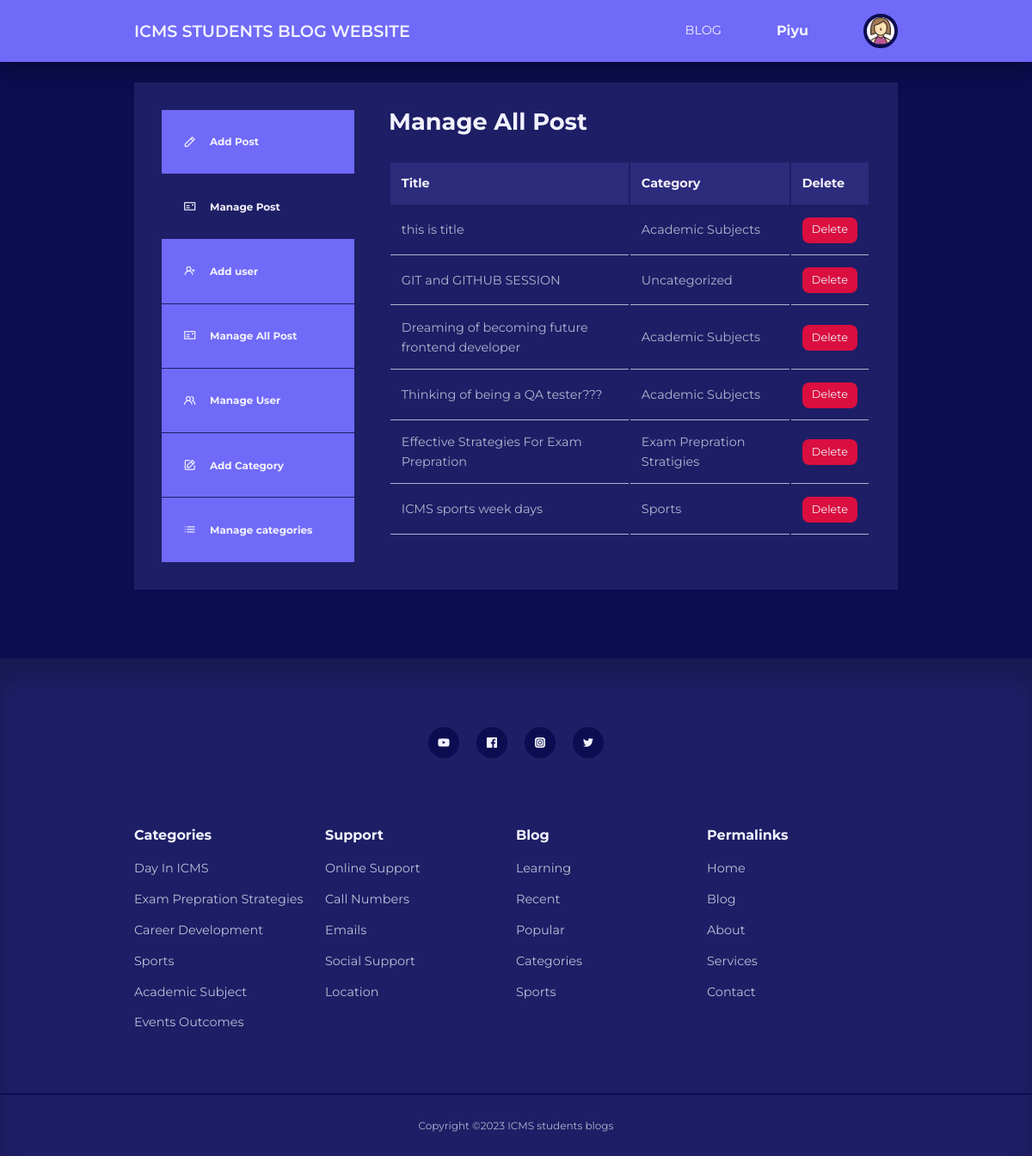
Screenshot of /admin/manageAllPost.php (signed in) with the database file from the repository.
### tables this page shows
CREATE TABLE `users` (
  `id` int(11) UNSIGNED NOT NULL,
  `firstname` varchar(50) NOT NULL,
  `lastname` varchar(50) NOT NULL,
  `username` varchar(50) NOT NULL,
  `email` varchar(100) NOT NULL,
  `password` varchar(255) NOT NULL,
  `avatar` varchar(255) NOT NULL,
  `is_admin` tinyint(1) NOT NULL
);

CREATE TABLE `posts` (
  `id` int(11) UNSIGNED NOT NULL,
  `title` varchar(255) NOT NULL,
  `body` text NOT NULL,
  `thumbnail` varchar(255) NOT NULL,
  `date_time` timestamp NOT NULL DEFAULT current_timestamp(),
  `category_id` int(11) UNSIGNED DEFAULT NULL,
  `author_id` int(11) UNSIGNED NOT NULL,
  `is_featured` tinyint(1) NOT NULL
);

CREATE TABLE `categories` (
  `id` int(11) UNSIGNED NOT NULL,
  `title` varchar(50) NOT NULL,
  `description` text NOT NULL
);

### admin/partials/header.php (called while the page is built, shortened)
<?php
require '../partials/header.php';

### admin/manageAllPost.php (the view, shortened to what this page needs)
<?php
include 'partials/header.php';
$query = "SELECT * FROM posts ORDER BY id DESC";
$posts = mysqli_query($connection, $query);
?>
<section class="dashboard">
    <div class="container dashboard__container">
        <aside>
            <ul>
                <li><a href="add-post.php"><i class="uil uil-pen"></i>
                        <h5>Add Post</h5>
                    </a>
                </li>
                <li>
                    <a href="index.php" class="active"><i class="uil uil-postcard"></i>
                        <h5>Manage Post</h5>
                    </a>
                </li>
                <?php if (isset($_SESSION['user_is_admin'])) : ?>
                    <li><a href="add-user.php"><i class="uil uil-user-plus"></i>
                            <h5>Add user</h5>
                        </a>
                    </li>
                    <li><a href="manageAllPost.php"><i class="uil uil-postcard"></i>
                            <h5>Manage All Post</h5>
                        </a>
                    </li>
                    <li>
                        <a href="manage-users.php"><i class="uil uil-users-alt"></i>
                            <h5>Manage User</h5>
                        </a>
                    </li>
                    <li>
                        <a href="add-category.php"><i class="uil uil-edit"></i>
                            <h5>Add Category</h5>
                        </a>
                    </li>
                    <li>
                        <a href="manage-categories.php"><i class="uil uil-list-ul"></i>
                            <h5>Manage categories</h5>
                        </a>
                    </li>
                <?php endif ?>
            </ul>
        </aside>
        <main>
            <h2>Manage All Post</h2>
            <?php if (mysqli_num_rows($posts) > 0) : ?>
                <table>
                    <thead>
                        <tr>
                            <th>Title</th>
                            <th>Category</th>
                            <th>Delete</th>
                        </tr>
                    </thead>
                    <tbody>
                        <?php while ($post = mysqli_fetch_assoc($posts)) : ?>
                            <?php
                            $category_id = $post['category_id'];
                            $category_query = "SELECT title FROM categories WHERE id=$category_id";
                            $category_result = mysqli_query($connection, $category_query);
                            $category = mysqli_fetch_assoc($category_result);
                            ?>
                            <tr>
                                <td><?= $post['title'] ?></td>
                                <td><?= $category['title'] ?></td>
                                <td><a href="<?= ROOT_URL ?>admin/delete-post.php?id=<?= $post['id'] ?>" class="btn sm danger">Delete</a></td>
                            </tr>
                        <?php endwhile ?>
                    </tbody>
                </table>
            <?php else : ?>
                <div class="alert__message error"><?= "No posts found" ?></div>
            <?php endif ?>
        </main>
    </div>
</section>
<?php
include '../partials/footer.php';
?>

### partials/header.php (shortened to what this page needs)
<?php
require 'config/database.php';
if (isset($_SESSION['user_id'])) {
    $id = filter_var($_SESSION['user_id'], FILTER_SANITIZE_NUMBER_INT);
    $query = "SELECT avatar FROM users WHERE id=$id";
    $result = mysqli_query($connection, $query);
    $avatar = mysqli_fetch_assoc($result);
}
?>
<!DOCTYPE html>
<html>
<head>
    <link rel="stylesheet" href="<?= ROOT_URL ?>css/style.css">
    <link rel="stylesheet" href="https://unicons.iconscout.com/release/v4.0.0/css/line.css">
</head>
<body>
    <nav>
        <div class="container nav__container">
            <a href="<?= ROOT_URL ?>" class="nav__logo">ICMS STUDENTS BLOG WEBSITE</a>
            <ul class="nav__items">
                <li><a href="<?= ROOT_URL ?>blog.php">BLOG</a></li>
                <?php
                if (isset($_SESSION['user_id'])) {
                    $users = mysqli_query($connection, "SELECT * FROM users WHERE id = $id");
                    while ($user = mysqli_fetch_array($users))
                        if (isset($_SESSION['user_id'])) { ?>
                        <h4><?php echo $user["username"]; ?></h4>
                        <li class="nav__profile">
                            <div class="avatar">
                                <img class="" width="99%" src="<?= ROOT_URL . 'images/' . $avatar['avatar'] ?>">
                            </div>
                        </li>
                    <?php } else { ?>
                        <li><a href="<?= ROOT_URL ?>signin.php">SIGN IN</a></li>
                <?php }
                } else {
                    echo '<li><a href="signin.php">SIGN IN</a></li>';
                }
                ?>
            </ul>
        </div>
    </nav>

### css/style.css (style rules this page uses)
:root { --color-primary: #6f6af8; --color-primary-light: hsl(242, 91%, 69%, 18%); --color-primary-variant: #5854c7; --color-red: #da0f3f; --color-red-light: hsl(346, 87%, 46%, 15%); --color-green: #00c476; --color-green-light: hsl(156, 100%, 38%, 15%); --color-gray-900: #1e1e66; --color-gray-700: #2d2b7c; --color-gray-300: rgba(112, 50, 194, 0.87); --color-gray-200: rgba(242, 242, 254, 0.7); --color-white: #f2f2fe; --color-bg: #0c0c50; --transition: all 300ms ease; --container-width-lg: 74%; --container-width-md: 88%; --form-width: 40%; --card-border-radius-1: 0.3rem; --card-border-radius-2: 0.5rem; --card-border-radius-3: 0.8rem; --card-border-radius-4: 2rem; --card-border-radius-5: 5rem; }
* { margin: 0; padding: 0; outline: 0; border: 0; appearance: 0; list-style: none; text-decoration: none; box-sizing: border-box; }
body { font-family: 'Montserrat', sans-serif; line-height: 1.6; color: var(--color-gray-200); overflow-x: hidden; background: var(--color-bg); font-size: 0.9rem; }
.container { width: var(--container-width-lg); max-width: 1800px; margin-inline: auto; }
section { margin-top: 3rem; width: 100vw; }
h1, h2, h3, h4, h5 { color: var(--color-white); line-height: 1.3; }
h2 { font-size: 1.7rem; margin: 1rem 0; }
h4 { font-size: 1rem; }
a { color: var(--color-white); transition: var(--transition); }
nav { background: var(--color-primary); width: 100vw; height: 4.5rem; position: fixed; top: 0; z-index: 10; box-shadow: 0 1rem 1rem rgba(0, 0, 0, 0.2); }
.nav__container { height: 100%; display: flex; align-items: center; justify-content: space-between; }
.avatar { width: 2.5rem; height: 2.5rem; border-radius: 50%; overflow: hidden; border: 0.3rem solid var(--color-bg); }
.nav__logo { font-weight: 600; font-size: 1.2rem; }
.nav__items { display: flex; align-items: center; gap: 4rem; }
.nav__profile { position: relative; cursor: pointer; }
.btn { display: inline-block; width: fit-content; padding: 0.6rem 1.2rem; background-color: var(--color-primary); border-radius: var(--card-border-radius-2); cursor: pointer; transition: var(--transition); color: var(--color-white); }
.btn.sm { padding: 0.3rem 0.7rem; font-size: 0.8rem; }
.btn.danger { background: var(--color-red); }
.dashboard { margin-top: 6rem; }
.dashboard__container { display: grid; grid-template-columns: 14rem auto; gap: 1rem; background: var(--color-gray-900); padding: 2rem; margin-bottom: 5rem; }
.dashboard aside a { background-color: var(--color-primary); display: flex; gap: 1rem; align-items: center; padding: 1.6rem; }
.dashboard aside ul li:not(:last-child) a { border-bottom: 1px solid var(--color-gray-900); }
.dashboard aside a.active { background-color: var(--color-gray-900); }
.dashboard main { margin-left: 1.5rem; }
.dashboard main h2 { margin: 0 0 2rem 0; line-height: 1; }
.dashboard main table { width: 100%; text-align: left; }
.dashboard main table th { background: var(--color-gray-700); padding: 0.8rem; color: var(--color-white); }
.dashboard main table td { padding: 0.8rem; border-bottom: 1px solid var(--color-gray-200); }

### rows the page displays
users: username "Piyu", avatar (picture)
posts: title "this is title", category.title "Academic Subjects"
posts: title "GIT and GITHUB SESSION", category.title "Uncategorized"
posts: title "Dreaming of becoming future frontend developer", category.title "Academic Subjects"
posts: title "Thinking of being a QA tester???", category.title "Academic Subjects"
posts: title "Effective Strategies For Exam Prepration", category.title "Exam Prepration Stratigies"
posts: title "ICMS sports week days", category.title "Sports"
